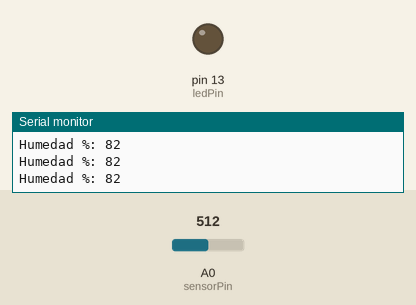
Recording of a sketch running on a simulated Arduino Uno, built with avr-gcc and run on an emulated ATmega328P. Shown: output pins drawn as LEDs (lit = HIGH), the last lines printed to the serial monitor. The inputs (shaded band) are chosen by the test bench; at power-on: A0 (sensorPin) = 512.

Above: at 1.3 s.
1.4 s: A0 (sensorPin) set to 687
2.9 s: A0 (sensorPin) set to 718
At 3.4 s:
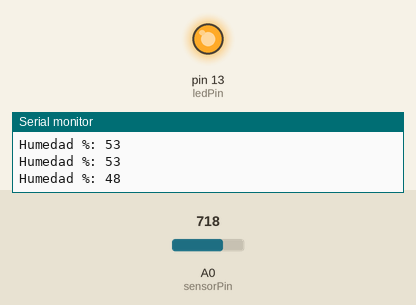
4.5 s: A0 (sensorPin) set to 690
At 5.7 s:
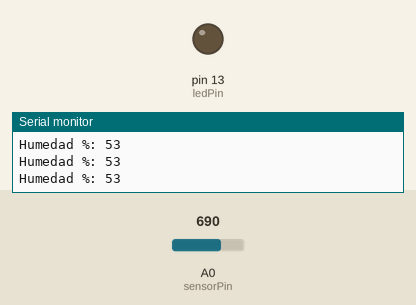
6.0 s: A0 (sensorPin) set to 710
At 6.9 s:
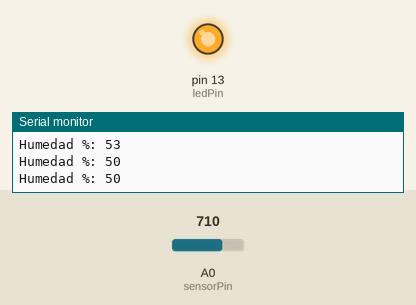
Timing chart, 0 to 8.5 s (numbered marks = the images above; inputs shaded):
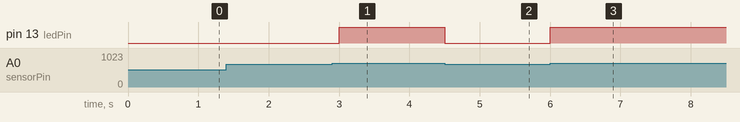

Measured:
- the behaviour switches between 700 and 701 on A0 (sensorPin) (found by bisection; images 0 and 1)
- after the input at 2.9 s, pin 13 (ledPin): LOW → HIGH after 0.10 s
- after the input at 4.5 s, pin 13 (ledPin): HIGH → LOW at once
- after the input at 6.0 s, pin 13 (ledPin): LOW → HIGH at once

The sketch:

01_AdquirirDatosBasico.ino
```cpp
/*
   Universidad EAFIT
   Escuela de Ciencias Aplicadas e Ingeniería
   Ingeniería Agronómica
   Curso:    Pensamiento computacional II
   Programa: Ejemplo básico para uso académico de captura de humedad del suelo
   Por:      Yomin Jaramillo
*/

// Pines del sensor y LED
const int sensorPin = A0;   // Pin analógico conectado al sensor
const int ledPin = 13;      // LED integrado para indicar estado

// Valores de calibración (ajustar según pruebas)
const int airValue   = 1023;  // Lectura en aire (suelo seco)
const int waterValue = 400;   // Lectura en agua (suelo húmedo)

void setup() {
  pinMode(ledPin, OUTPUT);
  Serial.begin(9600);   // Inicia comunicación serial
}

void loop() {
  // Leer valor crudo del sensor
  int moistureValue = analogRead(sensorPin);  // 0–1023

  // Convertir a porcentaje (0–100%)
  int moisturePercent = map(moistureValue, airValue, waterValue, 0, 100);
  moisturePercent = constrain(moisturePercent, 0, 100); // Asegurar rango válido

  // Mostrar en monitor serie
  Serial.print("Humedad %: ");
  Serial.println(moisturePercent);

  // Encender LED según humedad
  if (moistureValue > 700) {        // Umbral ajustable: >700 = seco
    digitalWrite(ledPin, HIGH);     // LED encendido = suelo seco
  } else {
    digitalWrite(ledPin, LOW);      // LED apagado = suelo húmedo
  }

  delay(500);  // Esperar 0.5 segundos antes de la siguiente lectura
}
```
